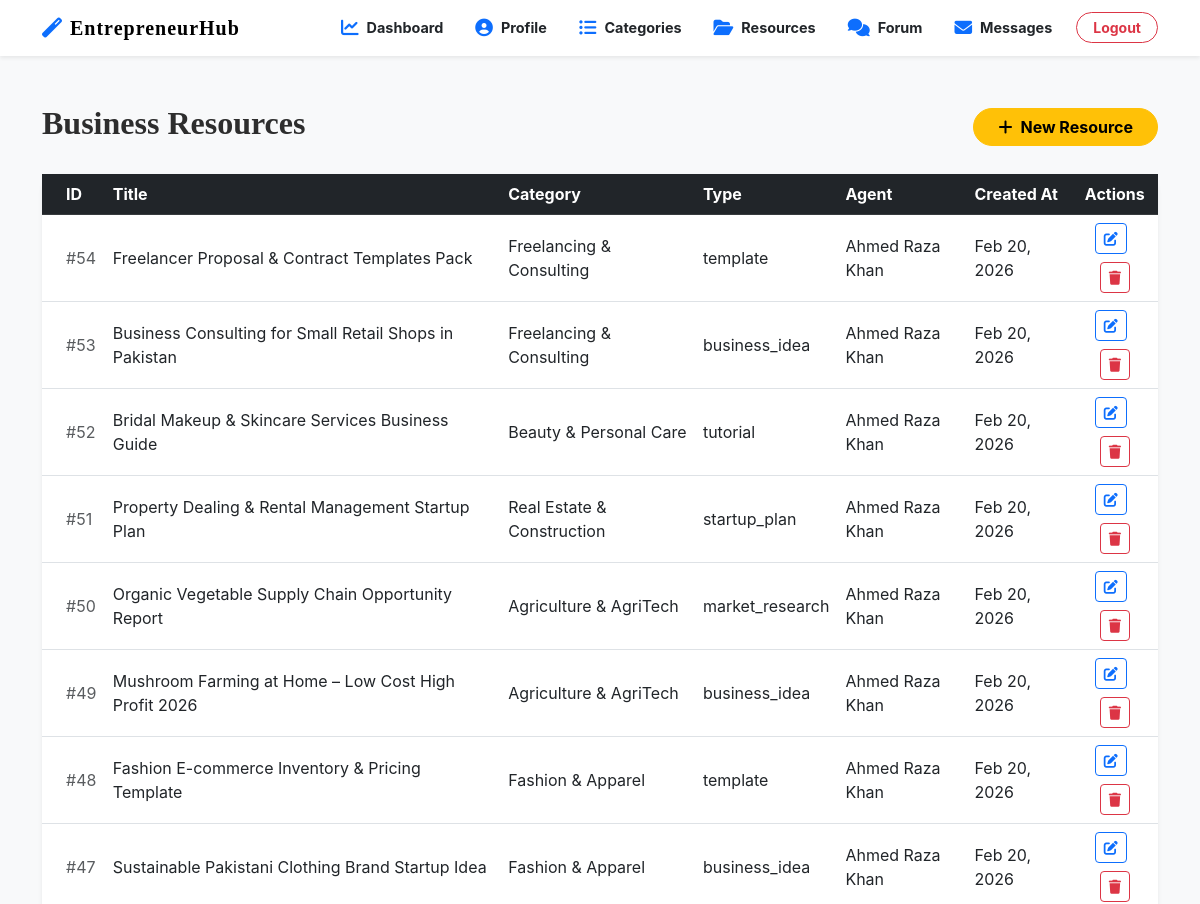
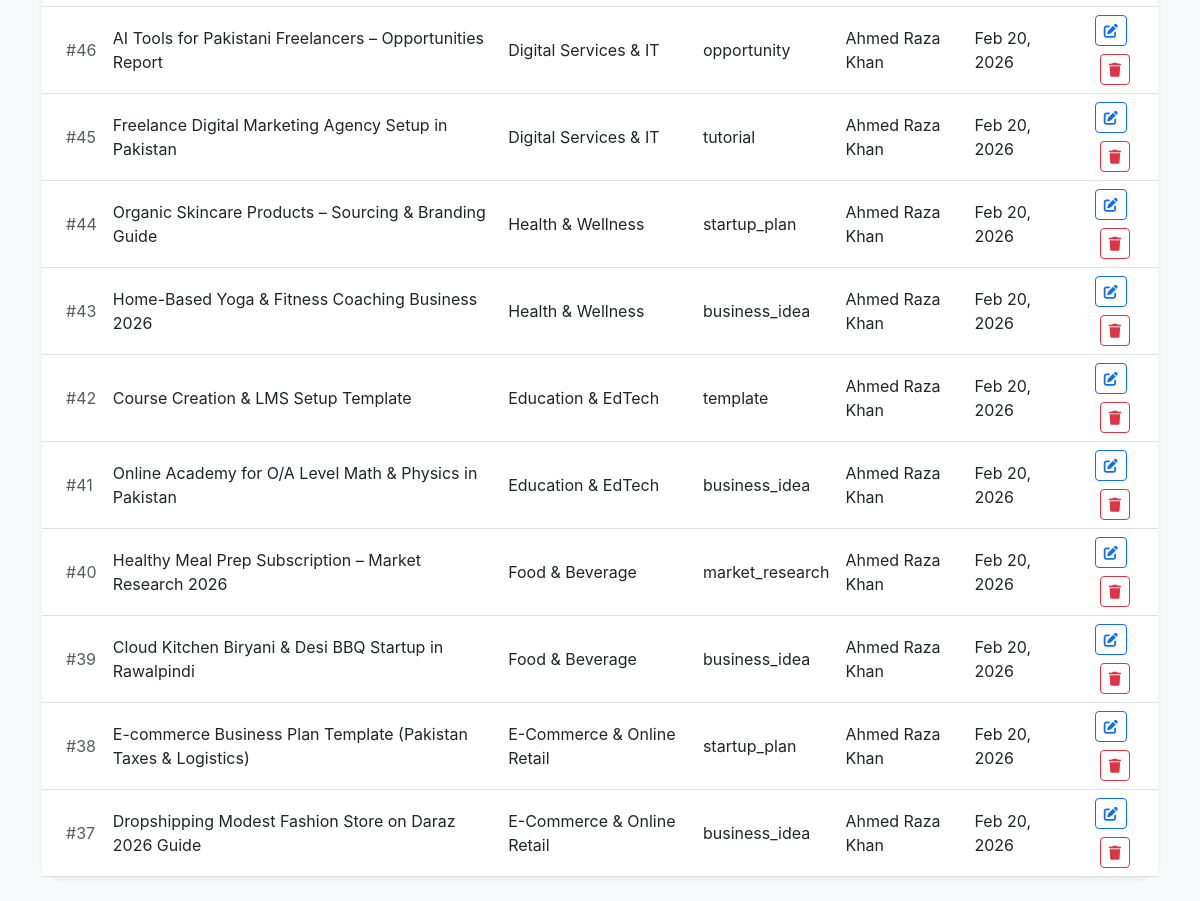
Page /agent/view_resources.php (signed in) on the committed database (2 pictures, top to bottom).
### tables this page shows
CREATE TABLE `business_resources` (
  `resource_id` int(11) NOT NULL,
  `agent_id` int(11) NOT NULL,
  `category_id` int(11) NOT NULL,
  `title` varchar(200) NOT NULL,
  `summary` text DEFAULT NULL,
  `content` text DEFAULT NULL,
  `type` enum('business_idea','template','framework','market_research','startup_plan','funding_guide','legal_document','opportunity','case_study','tutorial','event') NOT NULL,
  `description` text DEFAULT NULL,
  `file_path` varchar(255) DEFAULT NULL,
  `created_at` timestamp NOT NULL DEFAULT current_timestamp()
);

CREATE TABLE `service_categories` (
  `id` int(11) NOT NULL,
  `name` varchar(100) NOT NULL,
  `description` text DEFAULT NULL,
  `created_at` timestamp NOT NULL DEFAULT current_timestamp()
);

CREATE TABLE `users` (
  `id` int(11) NOT NULL,
  `full_name` varchar(100) NOT NULL,
  `username` varchar(50) NOT NULL,
  `email` varchar(100) NOT NULL,
  `password` varchar(255) NOT NULL,
  `dob` date DEFAULT NULL,
  `cnic` varchar(15) DEFAULT NULL,
  `contact_number` varchar(20) DEFAULT NULL,
  `address` text DEFAULT NULL,
  `is_active` tinyint(1) DEFAULT 1,
  `created_at` timestamp NOT NULL DEFAULT current_timestamp(),
  `updated_at` timestamp NOT NULL DEFAULT current_timestamp() ON UPDATE current_timestamp(),
  `role` enum('user','agent') NOT NULL DEFAULT 'user',
  `expertise_area` varchar(255) DEFAULT NULL,
  `experience_years` int(11) DEFAULT NULL,
  `bio` text DEFAULT NULL,
  `website` varchar(255) DEFAULT NULL,
  `linkedin` varchar(255) DEFAULT NULL
);

### agent/view_resources.php (the view, shortened to what this page needs)
<?php
include('config.php');
$result = mysqli_query($conn, "
    SELECT br.*, sc.name AS category_name, u.full_name AS agent_name
    FROM business_resources br
    JOIN service_categories sc ON br.category_id = sc.id
    JOIN users u ON br.agent_id = u.id
    ORDER BY br.resource_id DESC
");
?>
<!DOCTYPE html>
<html lang="en">
<head>
<link href="https://cdn.jsdelivr.net/npm/bootstrap@5.3.0/dist/css/bootstrap.min.css" rel="stylesheet">
<link rel="stylesheet" href="https://cdnjs.cloudflare.com/ajax/libs/font-awesome/6.4.0/css/all.min.css">
<link rel="stylesheet" href="../CSS/style.css">
</head>
<body class="bg-light">
<?php include('navbar.php'); ?>
<div class="container mt-5 mb-4">
    <div class="d-flex justify-content-between align-items-center mb-4">
        <h2 class="fw-bold">Business Resources</h2>
        <a href="add_resource.php" class="btn btn-warning fw-bold px-4 rounded-pill"><i class="fas fa-plus me-2"></i>New Resource</a>
    </div>
    <div class="card border-0 shadow-sm rounded-4">
        <div class="card-body p-0">
            <table class="table table-hover align-middle mb-0">
                <thead class="table-dark">
                    <tr>
                        <th class="ps-4">ID</th>
                        <th>Title</th>
                        <th>Category</th>
                        <th>Type</th>
                        <th>Agent</th>
                        <th>Created At</th>
                        <th class="text-center">Actions</th>
                    </tr>
                </thead>
                <tbody>
                    <?php while($row = mysqli_fetch_assoc($result)): ?>
                    <tr>
                        <td class="ps-4 text-muted">#<?= $row['resource_id'] ?></td>
                        <td><?= htmlspecialchars($row['title']) ?></td>
                        <td><?= htmlspecialchars($row['category_name']) ?></td>
                        <td><?= $row['type'] ?></td>
                        <td><?= htmlspecialchars($row['agent_name']) ?></td>
                        <td><?= date('M d, Y', strtotime($row['created_at'])) ?></td>
                        <td class="text-center">
                            <a href="edit_resource.php?id=<?= $row['resource_id'] ?>" class="mb-2 btn btn-sm btn-outline-primary me-2">
                                <i class="fas fa-edit"></i>
                            </a>
                            <a href="view_resources.php?delete=<?= $row['resource_id'] ?>" class="btn btn-sm btn-outline-danger" onclick="return confirm('Are you sure you want to delete this resource?')">
                                <i class="fas fa-trash"></i>
                            </a>
                        </td>
                    </tr>
                    <?php endwhile; ?>
                </tbody>
            </table>
        </div>
    </div>
</div>
</body>
</html>

### CSS/style.css (style rules this page uses)
:root { --primary-color: #d4a373; --accent-color: #faedcd; --text-dark: #2d2d2d; --bg-light: #fefae0; --transition: all 0.3s ease; }
body { font-family: 'Inter', sans-serif; background-color: #fafafa; color: var(--text-dark); }
h1, h2, .navbar-brand { font-family: 'Playfair Display', serif; }

### rows in the picture
business_resources: resource_id "54", title "Freelancer Proposal & Contract Templates Pack", category.name "Freelancing & Consulting", type "template", agent.full_name "Ahmed Raza Khan", created_at "Feb 20, 2026"
business_resources: resource_id "53", title "Business Consulting for Small Retail Shops in Pakistan", category.name "Freelancing & Consulting", type "business_idea", agent.full_name "Ahmed Raza Khan", created_at "Feb 20, 2026"
business_resources: resource_id "52", title "Bridal Makeup & Skincare Services Business Guide", category.name "Beauty & Personal Care", type "tutorial", agent.full_name "Ahmed Raza Khan", created_at "Feb 20, 2026"
business_resources: resource_id "51", title "Property Dealing & Rental Management Startup Plan", category.name "Real Estate & Construction", type "startup_plan", agent.full_name "Ahmed Raza Khan", created_at "Feb 20, 2026"
business_resources: resource_id "50", title "Organic Vegetable Supply Chain Opportunity Report", category.name "Agriculture & AgriTech", type "market_research", agent.full_name "Ahmed Raza Khan", created_at "Feb 20, 2026"
business_resources: resource_id "49", title "Mushroom Farming at Home – Low Cost High Profit 2026", category.name "Agriculture & AgriTech", type "business_idea", agent.full_name "Ahmed Raza Khan", created_at "Feb 20, 2026"
business_resources: resource_id "48", title "Fashion E-commerce Inventory & Pricing Template", category.name "Fashion & Apparel", type "template", agent.full_name "Ahmed Raza Khan", created_at "Feb 20, 2026"
business_resources: resource_id "47", title "Sustainable Pakistani Clothing Brand Startup Idea", category.name "Fashion & Apparel", type "business_idea", agent.full_name "Ahmed Raza Khan", created_at "Feb 20, 2026"
business_resources: resource_id "46", title "AI Tools for Pakistani Freelancers – Opportunities Report", category.name "Digital Services & IT", type "opportunity", agent.full_name "Ahmed Raza Khan", created_at "Feb 20, 2026"
business_resources: resource_id "45", title "Freelance Digital Marketing Agency Setup in Pakistan", category.name "Digital Services & IT", type "tutorial", agent.full_name "Ahmed Raza Khan", created_at "Feb 20, 2026"
business_resources: resource_id "44", title "Organic Skincare Products – Sourcing & Branding Guide", category.name "Health & Wellness", type "startup_plan", agent.full_name "Ahmed Raza Khan", created_at "Feb 20, 2026"
business_resources: resource_id "43", title "Home-Based Yoga & Fitness Coaching Business 2026", category.name "Health & Wellness", type "business_idea", agent.full_name "Ahmed Raza Khan", created_at "Feb 20, 2026"
business_resources: resource_id "42", title "Course Creation & LMS Setup Template", category.name "Education & EdTech", type "template", agent.full_name "Ahmed Raza Khan", created_at "Feb 20, 2026"
business_resources: resource_id "41", title "Online Academy for O/A Level Math & Physics in Pakistan", category.name "Education & EdTech", type "business_idea", agent.full_name "Ahmed Raza Khan", created_at "Feb 20, 2026"
business_resources: resource_id "40", title "Healthy Meal Prep Subscription – Market Research 2026", category.name "Food & Beverage", type "market_research", agent.full_name "Ahmed Raza Khan", created_at "Feb 20, 2026"
business_resources: resource_id "39", title "Cloud Kitchen Biryani & Desi BBQ Startup in Rawalpindi", category.name "Food & Beverage", type "business_idea", agent.full_name "Ahmed Raza Khan", created_at "Feb 20, 2026"
business_resources: resource_id "38", title "E-commerce Business Plan Template (Pakistan Taxes & Logistics)", category.name "E-Commerce & Online Retail", type "startup_plan", agent.full_name "Ahmed Raza Khan", created_at "Feb 20, 2026"
business_resources: resource_id "37", title "Dropshipping Modest Fashion Store on Daraz 2026 Guide", category.name "E-Commerce & Online Retail", type "business_idea", agent.full_name "Ahmed Raza Khan", created_at "Feb 20, 2026"
